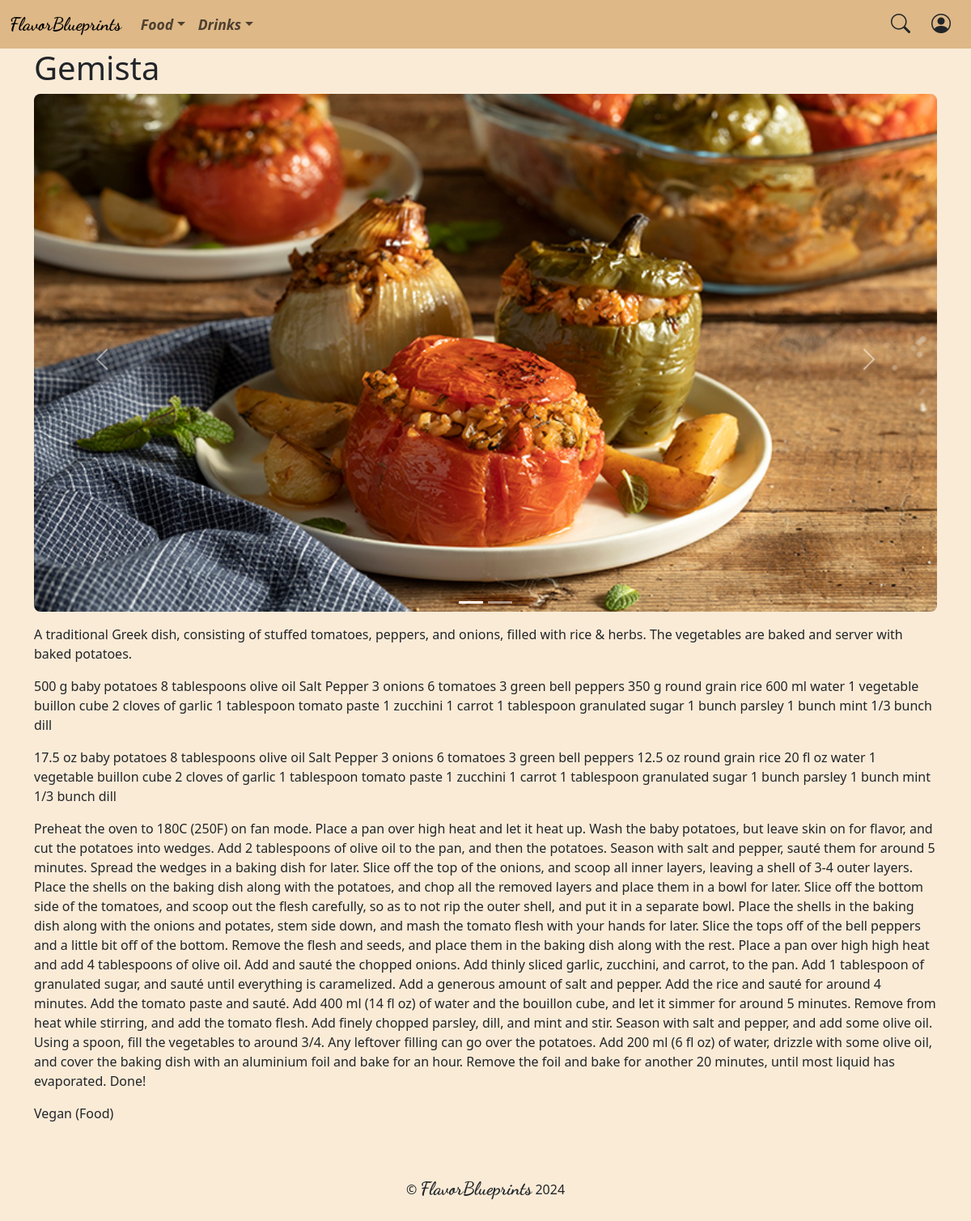
Page /recipes/1/ on the committed database.
### recipes/models.py (models this page shows, shortened)
class Recipe(models.Model):
    title = models.CharField(max_length=255)
    description = models.TextField()
    ingredients_metric = models.TextField()
    ingredients_imperial = models.TextField()
    instructions = models.TextField()
    timestamp = models.DateTimeField(default=timezone.now)
    category = models.ForeignKey(SubCategory, on_delete=models.CASCADE)

class Photo(models.Model):
    image = models.ImageField(upload_to='photos/')
    alt_text = models.CharField(max_length=255)
    recipe = models.ForeignKey(Recipe, on_delete=models.CASCADE)

class SubCategory(models.Model):
    name = models.CharField(max_length=255)
    primary_category = models.ForeignKey(PrimaryCategory, on_delete=models.CASCADE)
    def __str__(self):
        return f"{self.name} ({self.primary_category.name})"

class PrimaryCategory(models.Model):
    name = models.CharField(max_length=255)

### recipes/views.py (the view)
def recipe(request, recipe_id):
    try:
        recipe = Recipe.objects.get(pk=recipe_id)
    except Recipe.DoesNotExist:
        raise Http404("Recipe does not exist")
    photos = Photo.objects.filter(recipe=recipe)
    return render(request, "recipes/recipe.html", {
        "recipe": recipe,
        "photos": photos
    })

### recipes/templates/recipes/recipe.html (shortened to what this page needs)
{% extends 'common/layout.html' %}
{% load static %}
{% block imports %}
    <link rel="stylesheet" href="{% static 'recipes/css/recipe.css' %}">
{% endblock %}
{% block body %}
    <div class="container">
        <h1>{{ recipe.title }}</h1>
        <div id="carousel" class="carousel slide pb-3" data-bs-ride="carousel">
            <div class="carousel-indicators">
                {% for photo in photos %}
                    <button type="button"
                        data-bs-target="#carousel"
                        data-bs-slide-to="{{ forloop.counter0 }}"
                        {% if forloop.first %}class="active" aria-current="true"{% endif %}
                        aria-label="Slide {{ forloop.counter }}"></button>
                {% endfor %}
            </div>
            <div class="carousel-inner rounded-3">
                {% for photo in photos %}
                    <div class="carousel-item {% if forloop.first %}active{% endif %}">
                        <img src="{{ photo.image.url }}" alt="{{ photo.alt_text }}">
                    </div>
                {% endfor %}
            </div>
            <button class="carousel-control-prev" type="button" data-bs-target="#carousel" data-bs-slide="prev">
                <span class="carousel-control-prev-icon" aria-hidden="true"></span>
            </button>
            <button class="carousel-control-next" type="button" data-bs-target="#carousel" data-bs-slide="next">
                <span class="carousel-control-next-icon" aria-hidden="true"></span>
            </button>
        </div>
        <p id="description">{{ recipe.description }}</p>
        <p id="ingredients-metric">{{ recipe.ingredients_metric }}</p>
        <p id="ingredients-imperial">{{ recipe.ingredients_imperial }}</p>
        <p id="instructions">{{ recipe.instructions }}</p>
        <p id="category">{{ recipe.category }}</p>
    </div>
{% endblock %}

### static/common/css/style.css (style rules this page uses)
html, body { background-color: antiquewhite; }

### recipes/static/recipes/css/recipe.css (style rules this page uses)
.carousel-item { height: 40rem; }
.carousel-item img { display: block; width: 100%; height: 100%; object-fit: cover; }

### rows in the picture
Recipe: title "Gemista", description "A traditional Greek dish, consisting of stuffed tomatoes, peppers, and onions, filled with rice & herbs. The vegetables are baked and server with baked potatoes.", ingredients_metric "500 g baby potatoes 8 tablespoons olive oil Salt Pepper 3 onions 6 tomatoes 3 green bell peppers 350 g round grain rice 600 ml water 1 vegetable buillon cube 2 cloves of garlic 1 tablespoon tomato paste 1 zucchini 1 carrot 1 tablespoon granulated sugar 1 bunch parsley 1 bunch mint 1/3 bunch dill", ingredients_imperial "17.5 oz baby potatoes 8 tablespoons olive oil Salt Pepper 3 onions 6 tomatoes 3 green bell peppers 12.5 oz round grain rice 20 fl oz water 1 vegetable buillon cube 2 cloves of garlic 1 tablespoon tomato paste 1 zucchini 1 carrot 1 tablespoon granulated sugar 1 bunch parsley 1 bunch mint 1/3 bunch dill", instructions "Preheat the oven to 180C (250F) on fan mode. Place a pan over high heat and let it heat up. Wash the baby potatoes, but leave skin on for flavor, and cut the potatoes into wedges. Add 2 tablespoons of olive oil to the pan, and then the potatoes. Season with salt and pepper, sauté them for around 5 minutes. Spread the wedges in a baking dish for later. Slice off the top of the onions, and scoop all inner layers, leaving a shell of 3-4 outer layers. Place the shells on the baking dish along with the potatoes, and chop all the removed layers and place them in a bowl for later. Slice off the bottom side of the tomatoes, and scoop out the flesh carefully, so as to not rip the outer shell, and…", category "Vegan (Food)"
Photo: image (picture)
